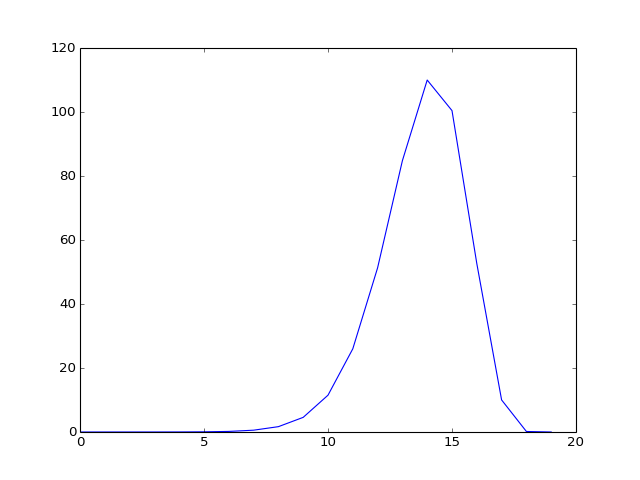

Recreate this plot in Python.
plt.plot(hrf_column_part)
